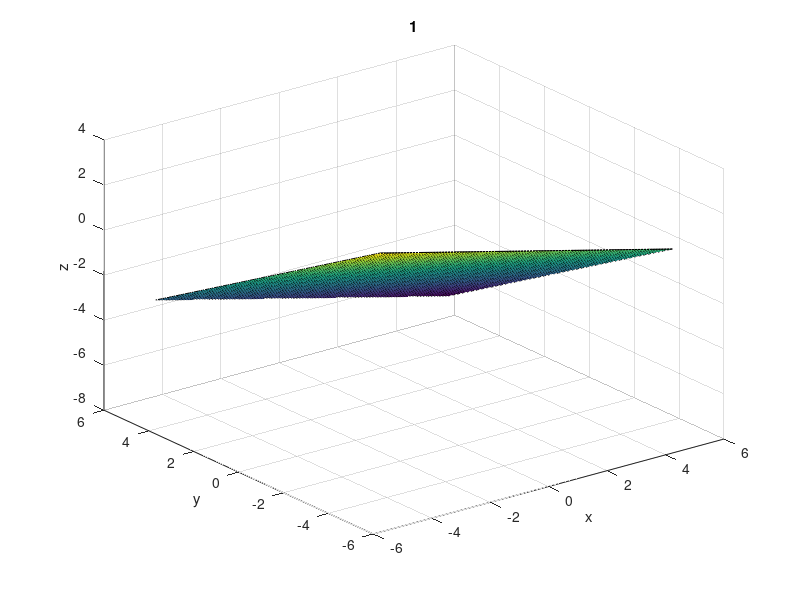

The MATLAB script that drew this image:
A = 1;
B = 2;
C = 3;
D = 4;
[x y] = meshgrid(-5:0.1:5); 
z = -1/C*(A*x + B*y + D); 
surf(x,y,z) 
title('1')
xlabel('x')
ylabel('y')
zlabel('z')